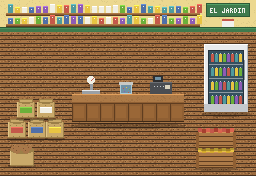

Tiled map render using the project's own tile images. Description and the whole map definition, tile-layer contents included, below:
An orthogonal 16x11 tile map with 16x16 px tiles, 3 tile layers (floor, walls, furniture), 2 tilesets and 18 objects (6x interactable, wall_top, wall_bottom, wall_left, wall_right, ...).

<map version="1.10" tiledversion="1.10.2" orientation="orthogonal" renderorder="right-down" width="16" height="11" tilewidth="16" tileheight="16" infinite="0" nextlayerid="10" nextobjectid="40">
 <properties>
  <property name="surface" value="madera" />
 </properties>
 <tileset firstgid="1" source="../tilesets/town.tsx" />
 <tileset firstgid="145" source="../tilesets/buildings.tsx" />
 <layer id="6" name="floor" width="16" height="11">
  <data encoding="csv">
11,11,11,11,11,11,11,11,11,11,11,11,11,11,11,11,
11,11,11,11,11,11,11,11,11,11,11,11,11,11,11,11,
11,11,11,11,11,11,11,11,11,11,11,11,11,11,11,11,
11,11,11,11,11,11,11,11,11,11,11,11,11,11,11,11,
11,11,11,11,11,11,11,11,11,11,11,11,11,11,11,11,
11,11,11,11,11,11,11,11,11,11,11,11,11,11,11,11,
11,11,11,11,11,11,11,11,11,11,11,11,11,11,11,11,
11,11,11,11,11,11,11,11,11,11,11,11,11,11,11,11,
11,11,11,11,11,11,11,11,11,11,11,11,11,11,11,11,
11,11,11,11,11,11,11,11,11,11,11,11,11,11,11,11,
11,11,11,11,11,11,11,11,11,11,11,11,11,11,11,11
</data>
 </layer>
 <layer id="7" name="walls" width="16" height="11">
  <properties>
   <property name="ysort" type="bool" value="true" />
  </properties>
  <data encoding="csv">
1041,1042,1043,1044,1045,1046,1047,1048,1049,1050,1051,1052,1053,1054,1055,1056,
1057,1058,1059,1060,1061,1062,1063,1064,1065,1066,1067,1068,1069,1070,1071,1072,
0,0,0,0,0,0,0,0,0,0,0,0,0,0,0,0,
0,0,0,0,0,0,0,0,0,0,0,0,0,0,0,0,
0,0,0,0,0,0,0,0,0,0,0,0,0,0,0,0,
0,0,0,0,0,0,0,0,0,0,0,0,0,0,0,0,
0,0,0,0,0,0,0,0,0,0,0,0,0,0,0,0,
0,0,0,0,0,0,0,0,0,0,0,0,0,0,0,0,
0,0,0,0,0,0,0,0,0,0,0,0,0,0,0,0,
0,0,0,0,0,0,0,0,0,0,0,0,0,0,0,0,
0,0,0,0,0,0,0,0,0,0,0,0,0,0,0,0
</data>
 </layer>
 <layer id="8" name="furniture" width="16" height="11">
  <properties>
   <property name="ysort" type="bool" value="true" />
  </properties>
  <data encoding="csv">
0,0,0,0,0,0,0,0,0,0,0,0,0,0,0,0,
0,0,0,0,0,0,0,0,0,0,0,0,0,0,0,0,
0,0,0,0,0,0,0,0,0,0,0,0,945,946,947,948,
0,0,0,0,0,0,0,0,0,0,0,0,949,950,951,952,
0,0,0,0,0,953,0,0,0,954,955,0,956,957,958,959,
0,0,0,0,960,961,962,963,964,965,966,967,968,969,970,971,
0,972,973,974,975,976,977,978,979,980,981,982,983,984,985,986,
987,988,989,990,991,992,993,994,995,996,997,998,999,1000,1001,1002,
1003,1004,1005,1006,1007,0,1008,1009,1010,1011,0,0,1012,1013,1014,0,
1015,1016,1017,0,0,0,0,0,0,0,0,0,1018,1019,1020,0,
1021,1022,1023,0,0,0,0,0,0,0,0,0,1024,1025,1026,0
</data>
 </layer>
 <objectgroup id="1" name="collision">
  <object id="1" name="wall_top" x="-16" y="-16" width="288" height="16" />
  <object id="2" name="wall_bottom" x="-16" y="176" width="288" height="16" />
  <object id="3" name="wall_left" x="-16" y="0" width="16" height="176" />
  <object id="4" name="wall_right" x="256" y="0" width="16" height="176" />
  <object id="5" name="mostrador" x="72" y="98" width="112" height="24" />
  <object id="6" name="sacos" x="8" y="100" width="56" height="38" />
  <object id="7" name="saco_papas" x="10" y="152" width="24" height="14" />
  <object id="8" name="refrigeradora" x="204" y="56" width="44" height="56" />
  <object id="9" name="cajas" x="196" y="130" width="40" height="30" />
 </objectgroup>
 <objectgroup id="2" name="doors">
  <object id="10" name="door_out" class="door" x="112" y="160" width="32" height="12">
   <properties>
    <property name="target_map" value="@return" />
    <property name="target_spawn" value="@return" />
    <property name="prompt" value="E: salir" />
   </properties>
  </object>
 </objectgroup>
 <objectgroup id="3" name="spawns">
  <object id="15" name="inside_door" class="spawn" x="128" y="148">
   <properties>
    <property name="facing" value="up" />
   </properties>
   <point />
  </object>
 </objectgroup>
 <objectgroup id="4" name="zones">
  <object id="16" name="zone_tienda_abastecedor" class="zone" x="0" y="0" width="256" height="176">
   <properties>
    <property name="zone" value="tienda_abastecedor" />
    <property name="title" value="Abastecedor El Jardín" />
    <property name="ambience" value="casa" />
   </properties>
  </object>
 </objectgroup>
 <objectgroup id="5" name="interactables">
  <object id="20" name="maria" class="interactable" x="120" y="78" width="16" height="16">
   <properties>
    <property name="npc" value="maria" />
    <property name="label" value="Hablar" />
    <property name="target" value="Doña María" />
    <property name="radius" value="44" />
    <property name="line" value="Doña María: Buenas, mijo." />
    <property name="figure" value="230,170,90" />
   </properties>
  </object>
  <object id="21" name="refrigeradora" class="interactable" x="206" y="60" width="40" height="44">
   <properties>
    <property name="interact" value="object" />
    <property name="label" value="Mirar la refrigeradora" />
    <property name="line" value="Gaseosas y leche bien fría. Un imán de la Virgen en la puerta." />
   </properties>
  </object>
  <object id="22" name="sacos" class="interactable" x="10" y="100" width="52" height="36">
   <properties>
    <property name="interact" value="object" />
    <property name="label" value="Mirar los sacos" />
    <property name="line" value="Arroz, frijoles, azúcar y harina. Cada saco con su cuchara de lata." />
   </properties>
  </object>
  <object id="23" name="papas" class="interactable" x="10" y="152" width="24" height="14">
   <properties>
    <property name="interact" value="object" />
    <property name="label" value="Mirar las papas" />
    <property name="line" value="Un saco abierto de papas criollas, con tierra todavía." />
   </properties>
  </object>
  <object id="24" name="cajas" class="interactable" x="198" y="130" width="40" height="28">
   <properties>
    <property name="interact" value="object" />
    <property name="label" value="Mirar las cajas" />
    <property name="line" value="Plátanos y tomates del día." />
   </properties>
  </object>
  <object id="25" name="balanza" class="interactable" x="80" y="80" width="22" height="18">
   <properties>
    <property name="interact" value="object" />
    <property name="label" value="Mirar la balanza" />
    <property name="line" value="Una balanza de resorte, con los kilos pintados a mano." />
   </properties>
  </object>
 </objectgroup>
</map>
